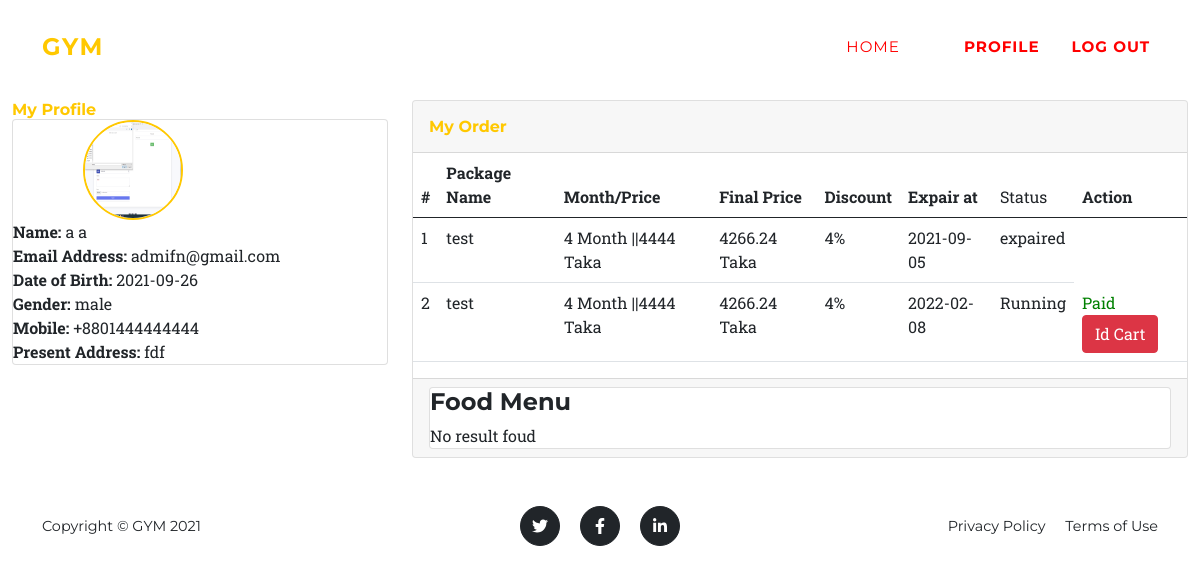
The page /profile.php (signed in) on the database its author committed.
### tables this page shows
CREATE TABLE `user_table` (
  `user_id` int(20) NOT NULL,
  `first_name` varchar(255) NOT NULL,
  `last_name` varchar(255) NOT NULL,
  `email` varchar(255) NOT NULL,
  `password` varchar(255) NOT NULL,
  `dob` varchar(255) NOT NULL,
  `gender` varchar(255) NOT NULL,
  `mobile` varchar(255) NOT NULL,
  `address` varchar(255) NOT NULL,
  `image` varchar(155) DEFAULT NULL,
  `flag` tinyint(10) NOT NULL DEFAULT 0,
  `otp` int(11) NOT NULL,
  `reg_at` timestamp NOT NULL DEFAULT current_timestamp()
);

CREATE TABLE `order_table` (
  `order_id` int(11) NOT NULL,
  `mobile_no` varchar(150) NOT NULL,
  `pack_id` int(11) NOT NULL,
  `pack_price` int(11) NOT NULL,
  `pack_month` varchar(20) NOT NULL,
  `pack_discount` varchar(20) NOT NULL,
  `status` int(11) NOT NULL DEFAULT 0,
  `created_at` date NOT NULL DEFAULT current_timestamp(),
  `trainer_id` int(11) NOT NULL
);

CREATE TABLE `package_table` (
  `package_id` int(20) NOT NULL,
  `pack_name` varchar(255) NOT NULL,
  `details` text NOT NULL,
  `month` varchar(255) NOT NULL,
  `price` int(25) NOT NULL,
  `discount` int(25) NOT NULL,
  `del_pack` tinyint(10) NOT NULL DEFAULT 0
);

### Classes/DB.php (called while the page is built, shortened)
<?php
class DB
{
    public $servername = "localhost";
    public $username = "root";
    public $password = "";
    public $dbname = "gym";
    public function connect(){
        $this->conn = new mysqli($this->servername, $this->username, $this->password, $this->dbname);
        if ($this->conn->connect_error) {
          die("Connection failed: " . $this->conn->connect_error);
        }
        else{
            return $msg =  "connected";
        }
    }
}
?>

### Classes/LoginClass.php (called while the page is built, shortened)
<?php
include_once 'db.php';
class LoginClass extends DB
{
    public function checkprofile()
    {
        $id = $_SESSION['user_id'];
        $que = "SELECT * FROM user_table WHERE user_id = $id";
        $result = $this->conn->query($que);
            return $result;
    }
}
?>

### Classes/PacageClass.php (called while the page is built, shortened)
<?php
include_once 'db.php';
class PacageClass extends DB
{
        public function viewOrder(){
            $mobile = $_SESSION['mobile'];
            $qry = "SELECT * FROM order_table INNER JOIN user_table ON order_table.mobile_no=user_table.mobile INNER JOIN package_table ON order_table.pack_id=package_table.package_id where order_table.mobile_no='$mobile'";
            $result = $this->conn->query($qry);
            return $result;
        }
}
?>

### Classes/FoodClass.php (called while the page is built, shortened)
<?php
include_once 'db.php';
class FoodClass extends DB
{
        public function myfoodmenu($age){
            $qry = "SELECT * FROM food_table WHERE age_limit LIKE  '%$age%' ";
            $result = $this->conn->query($qry);
           return $result;
    }
}
?>

### profile.php (the view, shortened to what this page needs)
<?php
include 'layouts/header.php';
include 'layouts/nav.php';
?>
<div class="container-fluid" id="container-wrapper" style="padding-top: 100px;">
    <div class="row">
        <div class="col-md-4">
            <h6 class="m-0 font-weight-bold text-primary">My Profile</h6>
            <div class="card">
            <?php
            $birth="";
                 $view = $login->checkprofile();
                 foreach($view as $value){
            ?>
             <img style="margin-top 10px;height: 100px; width: 100px;margin-left:70px;border-radius: 50px;border: 2px solid #ffc800;" src=" <?php echo $value['image']; ?>" alt="">
                <span><b>Name:</b> <?php echo $value['first_name']." ".$value['last_name']; ?></span>
                <span><b>Email Address:</b> <?php echo $value['email']; ?></span>
                <span><b>Date of Birth:</b> <?php echo $birth = $value['dob']; ?></span>
                <span><b>Gender:</b> <?php echo $value['gender']; ?></span>
                <span><b>Mobile:</b> <?php echo $value['mobile']; ?></span>
                <span><b>Present Address:</b> <?php echo $value['address']; ?></span>
<?php } ?>
            </div>
        </div>
        <div class="col-lg-8 mb-4">
            <div class="card">
            <div class="card-header py-3 d-flex flex-row align-items-center justify-content-between">
                <h6 class="m-0 font-weight-bold text-primary">My Order</h6>
            </div>
            <div class="table-responsive">
                <table class="table align-items-center table-flush">
                    <thead class="thead-light">
                        <tr>
                            <th>#</th>
                            <th>Package Name</th>
                            <th>Month/Price</th>
                            <th>Final Price</th>
                            <th>Discount</th>
                            <th>Expair at</th>
                            <td>Status</td>
                            <th>Action</th>
                        </tr>
                    </thead>
                    <tbody>
                    <?php
                $i = 0;
                $view = $pack->viewOrder();
                $count = mysqli_num_rows($view);
                if ($count>0) {
                foreach($view as $value){
                    $i++;
            ?>
                        <tr>
                            <td><?php echo $i; ?></td>
                            <td><?php echo $value['pack_name']; ?></td>
                            <td><?php echo $value['month'].' Month ||'. $value['price']; ?> Taka</td>
                        <td><?php echo $value['price']-($value['price']*($value['discount']/100)); ?> Taka</td>
                            <td><?php echo $value['discount']; ?>%</td>
                            <td><?php echo $effectiveDate = date('Y-m-d', strtotime("+".$value['month']." months", strtotime($value['created_at']))); ?></td>
                          <?php $date=date("Y-m-d");
                             if ($effectiveDate< $date) {
                                echo "<td>expaired</td>";
                            }else{
                                echo "<td>Running</td>"; ?>
  <td>
                                <?php
                                    if($value['status']==0){
                                        echo "<span style='color:red;'>Pending</span> ";
                                        echo "<a class='btn btn-danger' href=?delorder=".$value['order_id']." >Cancell</a>";
                                    }else{
                                        echo "<span style='color:green;'>Paid</span>";
                                        echo "<a class='btn btn-danger' href=idcart.php?orderid=".$value['order_id']." >Id Cart</a>";
                                    }
                                ?>
                            </td>
                           <?php  } ?>
                        </tr>
                        <?php }}else{ echo "<th></th><th></th><th></th><th> No result foud</th>"; } ?>
                    </tbody>
                </table>
            </div>
            <div class="card-footer">
            <div class="card">
                <h4>Food Menu</h4>
            <?php
          $date = new DateTime($birth);
          $now = new DateTime();
          $interval = $now->diff($date);
                 $dataget = $food->myfoodmenu($interval->y);
                 $counts = mysqli_num_rows($dataget);
                if ($counts>0) {
                 foreach($dataget as $values){
            ?>
                 <span><b>Ages:</b> <?php echo $values['age_limit']; ?></span>
                 <?php echo $values['menu']; ?>
<?php }}else{ echo "<th></th><th></th><th></th><th> No result foud</th>"; } ?>
            </div>
            </div>
            </div>
        </div>
    </div>
</div>
<?php include 'layouts/footer.php';?>

### rows shown on the page
user_table: image (picture), first_name "a", last_name "a", email "admifn@gmail.com", dob "2021-09-26", gender "male", mobile "+8801444444444", address "fdf"
order_table: package_table.pack_name "test", package_table.month "4", package_table.price "4444", package_table.price+discount "4266.24", package_table.discount "4", created_at.month "2021-09-05", shows "expaired"
order_table: package_table.pack_name "test", package_table.month "4", package_table.price "4444", package_table.price+discount "4266.24", package_table.discount "4", created_at.month "2022-02-08"
